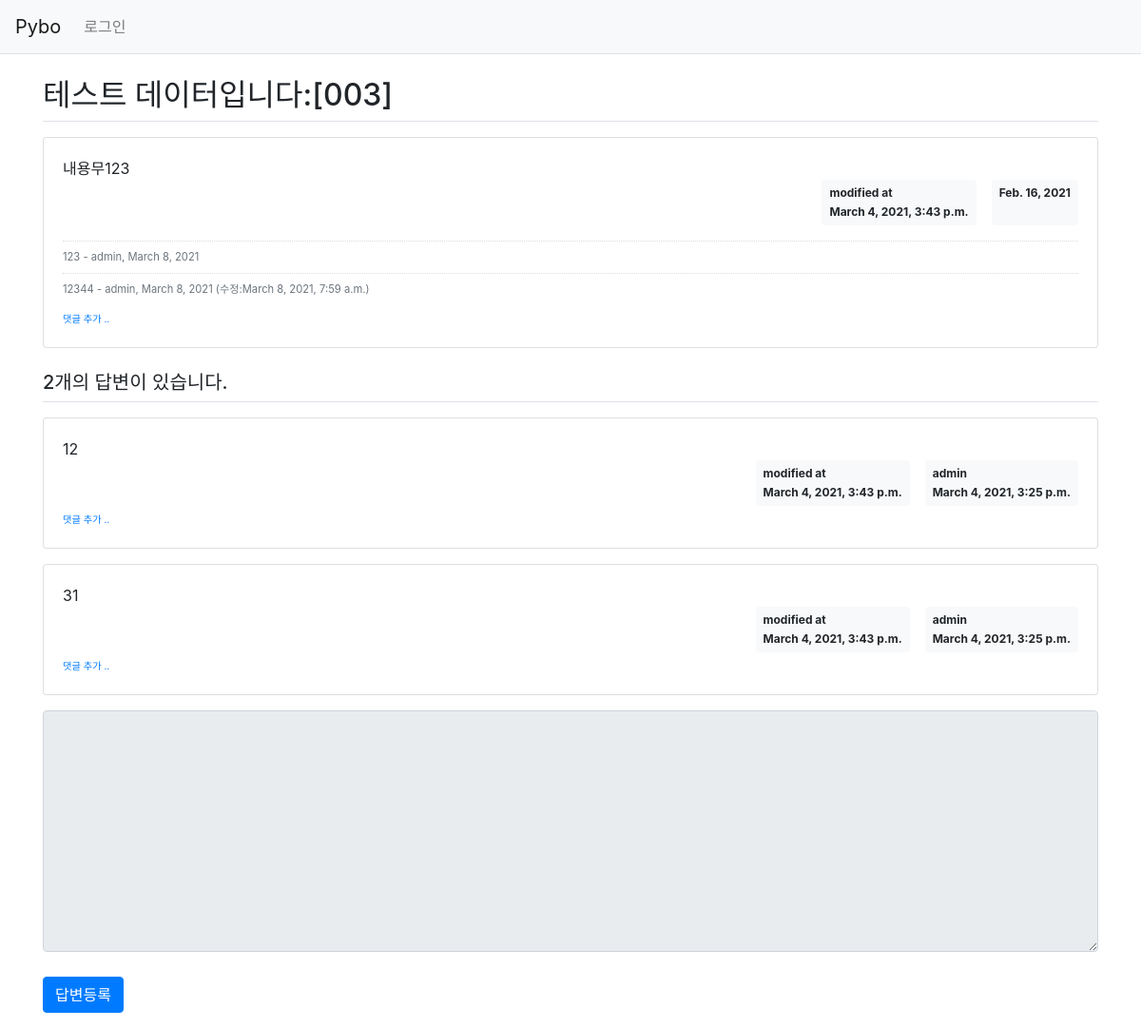
Before: /pybo/11/ with the older database file.
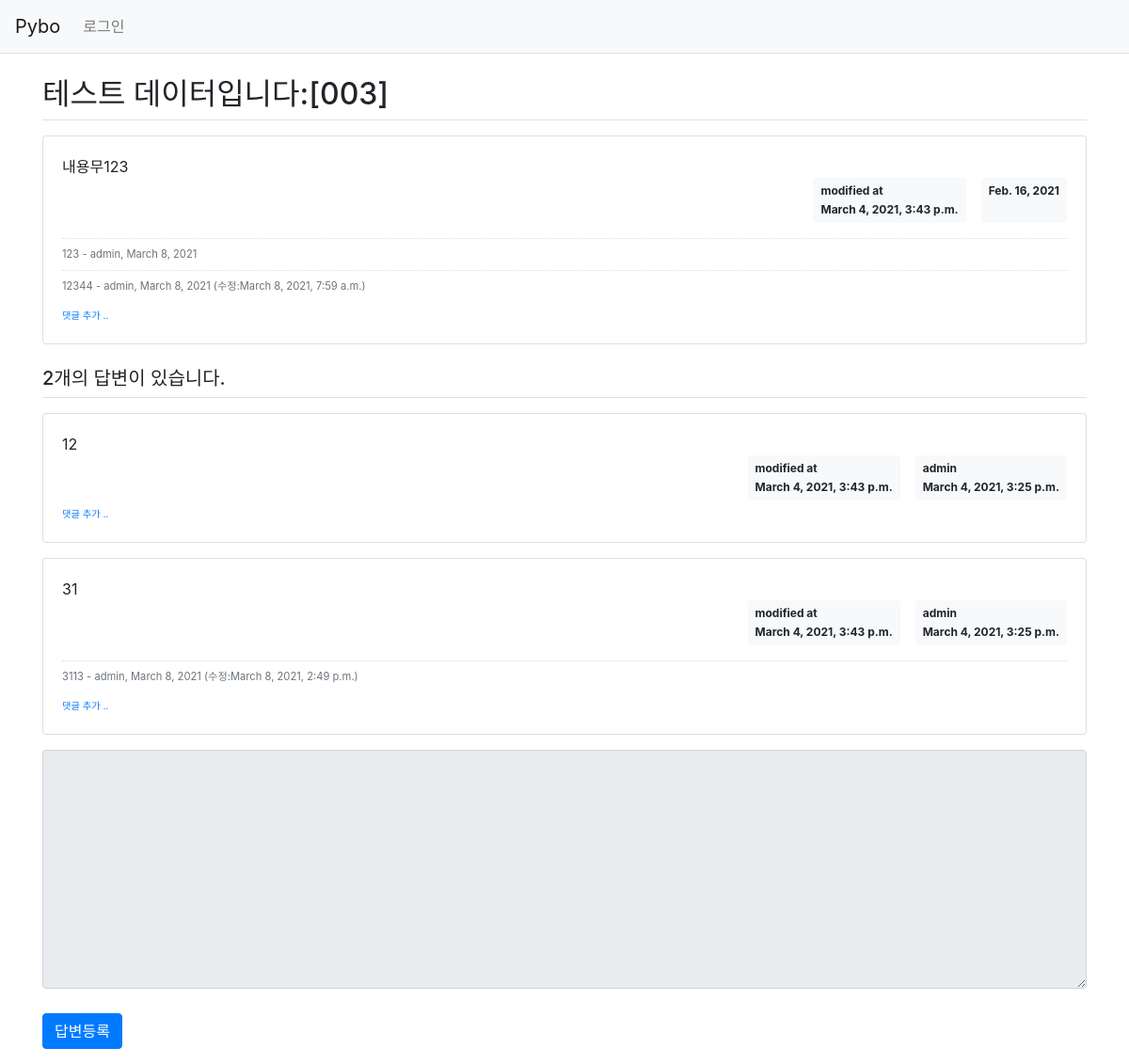
After: the same page with the newer database file.
### pybo/models.py (models this page shows, shortened)
class Comment(models.Model):
  author = models.ForeignKey(User, on_delete=models.CASCADE)
  content = models.TextField()
  create_date = models.DateField()
  modify_date = models.DateTimeField(null=True, blank=True)
  question = models.ForeignKey(Question, null=True, blank=True, on_delete=models.CASCADE)
  answer = models.ForeignKey(Answer, null=True, blank=True, on_delete=models.CASCADE)

class Answer(models.Model):
  author = models.ForeignKey(User, on_delete=models.CASCADE)
  question = models.ForeignKey(Question, on_delete=models.CASCADE)
  content = models.TextField()
  create_date = models.DateTimeField()
  modify_date = models.DateTimeField(null=True, blank=True)

### pybo/views.py (the view)
# urls.py: path('<int:question_id>/', views.detail, name='detail'),
def detail(request, question_id):
  question = get_object_or_404(Question, pk=question_id)
  context = { 'question': question }
  return render(request, 'pybo/question_detail.html', context)

### templates/pybo/question_detail.html (shortened to what this page needs)
{% extends 'base.html' %}
{% block content %}
<div class="container my-3">
    <h2 class="border-bottom py-2">{{ question.subject }}</h2>
    <div class="card my-3">
        <div class="card-body">
            <div class="card-text" style="white-space: pre-line;">{{ question.content }}</div>
            <div class="d-flex justify-content-end">
                {% if question.modify_date %}
                <div class="badge badge-light p-2 text-left mx-3">
                    <div class="mb-2">modified at</div>
                    <div>{{ question.modify_date }}</div>
                </div>
                {% endif %}
                <div class="badge badge-light p-2">
                    {{ question.create_date }}
                </div>
            </div>
            {% if question.comment_set.count > 0 %}
            <div class="mt-3">
            {% for comment in question.comment_set.all %}
                <div class="comment py-2 text-muted">
                    <span style="white-space: pre-line;">{{ comment.content }}</span>
                    <span>
                        - {{ comment.author }}, {{ comment.create_date }}
                        {% if comment.modify_date %}
                        (수정:{{ comment.modify_date }})
                        {% endif %}
                    </span>
                </div>
            {% endfor %}
            </div>
            {% endif %}
            <div>
                <a href="{% url 'pybo:comment_create_question' question.id  %}"
                   class="small"><small>댓글 추가 ..</small></a>
            </div>
        </div>
    </div>
    <h5 class="border-bottom my-3 py-2">{{question.answer_set.count}}개의 답변이 있습니다.</h5>
    {% for answer in question.answer_set.all %}
    <div class="card my-3">
        <div class="card-body">
            <div class="card-text" style="white-space: pre-line;">{{ answer.content }}</div>
            <div class="d-flex justify-content-end">
                {% if answer.modify_date %}
                <div class="badge badge-light p-2 text-left mx-3">
                    <div class="mb-2">modified at</div>
                    <div>{{ answer.modify_date }}</div>
                </div>
                {% endif %}
                <div class="badge badge-light p-2 text-left">
                    <div class="mb-2">{{ answer.author.username }}</div>
                    <div>
                        {{ answer.create_date }}
                    </div>
                </div>
            </div>
            {% if answer.comment_set.count > 0 %}
            <div class="mt-3">
            {% for comment in answer.comment_set.all %}
                <div class="comment py-2 text-muted">
                    <span style="white-space: pre-line;">{{ comment.content }}</span>
                    <span>
                        - {{ comment.author }}, {{ comment.create_date }}
                        {% if comment.modify_date %}
                        (수정:{{ comment.modify_date }})
                        {% endif %}
                    </span>
                </div>
            {% endfor %}
            </div>
            {% endif %}
            <div>
                <a href="{% url 'pybo:comment_create_answer' answer.id  %}"
                   class="small"><small>댓글 추가 ..</small></a>
            </div>
        </div>
    </div>
    {% endfor %}
    <form action="{% url 'pybo:answer_create' question.id %}" method="post" class="my-3">
        <div class="form-group">
            <textarea {% if not user.is_authenticated %}disabled{% endif %} name="content" id="content" class="form-control" rows="10"></textarea>
        </div>
        <input type="submit" value="답변등록" class="btn btn-primary">
    </form>
</div>
{% endblock %}

Changed rows visible on the page:
added Comment: content "3113", author "admin", create_date "March 8, 2021", modify_date "March 8, 2021, 2:49 p.m.", shown under Answer (number 2 of 2 on the later page)
